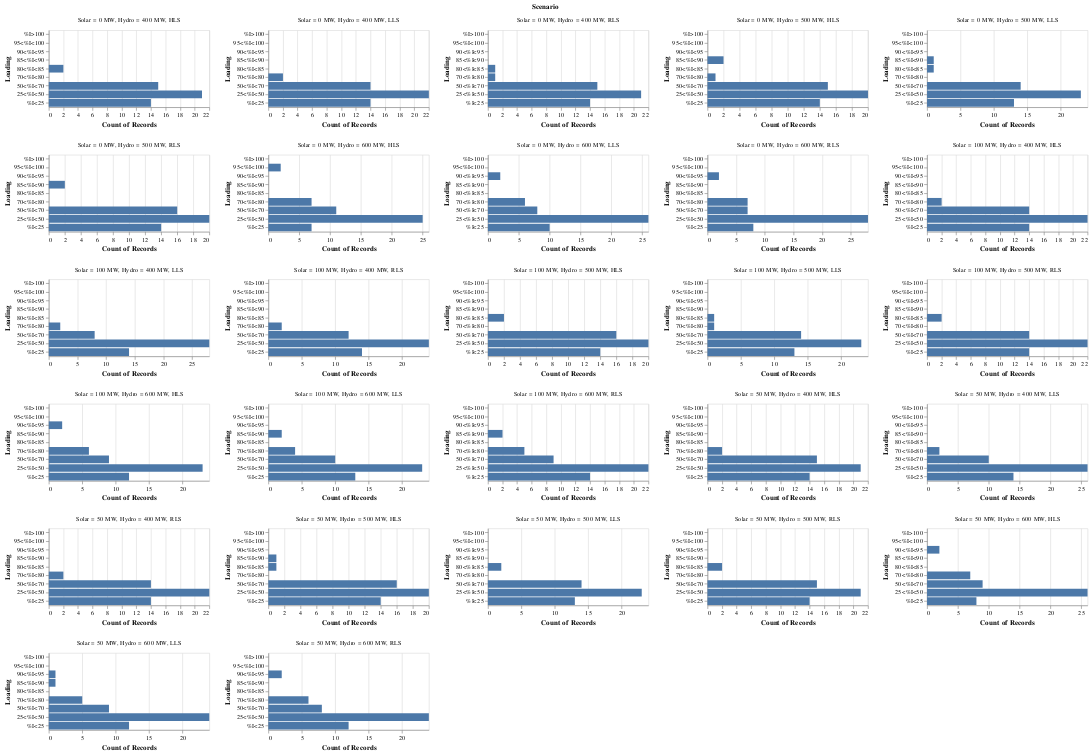

Notebook source saved alongside this figure:
### Markdown cell above
A histogram is plotted to check the no of line branches in the above defined loading bracket

### Code cell
alt.Chart(data_l).mark_bar().encode(
    alt.Y('Loading', scale =alt.Scale(domain=['%I>100','95<%I<100','90<%I<95','85<%I<90','80<%I<85','70<%I<80','50<%I<70','25<%I<50','%I<25'])),
    alt.X('count()')).properties(height = 120, width = 250).facet('Scenario',columns=5).resolve_scale(x='independent', y = 'independent')

### Figure 1 — Vega-Lite specification as saved in the notebook (floating-point values rounded to 4 significant figures; data arrays with more than 128 entries replaced by an {"elided": "..."} marker saying what was removed)
{"config": {"view": {"continuousWidth": 300, "continuousHeight": 300}}, "data": {"name": "data-a0747c3fcd330c2fc72d30d943edf631"}, "facet": {"field": "Scenario", "type": "nominal"}, "spec": {"mark": {"type": "bar"}, "encoding": {"x": {"aggregate": "count", "type": "quantitative"}, "y": {"field": "Loading", "scale": {"domain": ["%I>100", "95<%I<100", "90<%I<95", "85<%I<90", "80<%I<85", "70<%I<80", "50<%I<70", "25<%I<50", "%I<25"]}, "type": "nominal"}}, "height": 120, "width": 250}, "columns": 5, "resolve": {"scale": {"x": "independent", "y": "independent"}}, "$schema": "https://vega.github.io/schema/vega-lite/v5.20.1.json", "datasets": {"data-a0747c3fcd330c2fc72d30d943edf631": {"elided": "1404 records"}}}
